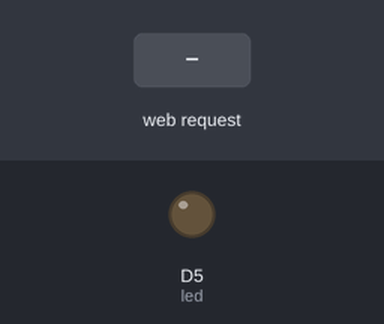
Simulated run of this sketch. Board: ESP8266 (NodeMCU). Shown: output pins drawn as LEDs (lit = HIGH). Inputs (shaded band) come from the test bench. WiFi joins after 1.5 s; servers stay silent unless stated; what the sketch prints to the serial monitor is not drawn.

Above: at 2.7 s.
2.8 s: HTTP request GET /ledon received
At 3.1 s:
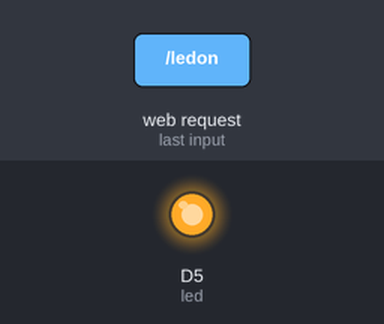
4.3 s: HTTP request GET /ledoff received
At 5.4 s:
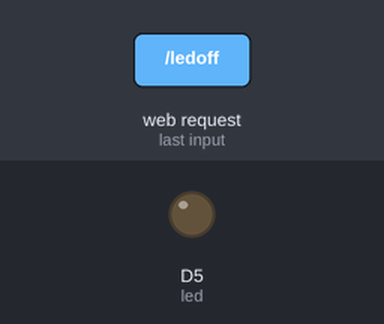
Timing chart, 0 to 7.3 s (numbered marks = the images above; inputs shaded):
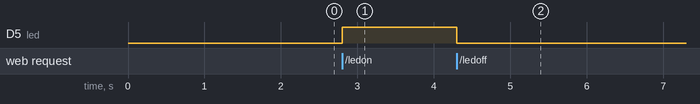

The sketch:

Nodeled.ino
```cpp
#include<ESP8266WiFi.h>

#define led D5

WiFiClient client;
WiFiServer server(80);

void setup() {
  // put your setup code here, to run once:
  Serial.begin(9600);
  WiFi.begin("WIFINAME", "WIFIPASS");
  while(WiFi.status()!= WL_CONNECTED)
  {
    Serial.print("##");
  }
  Serial.println();
  Serial.println("Node MCU Connected");
  Serial.println(WiFi.localIP());
  server.begin();
  pinMode(led, OUTPUT);
}

void loop() {
  // put your main code here, to run repeatedly:
  client = server.available();
  if(client == 1)
  {
    String request = client.readStringUntil('\n');
    Serial.println(request);
    request.trim();
    if(request == "GET /ledon HTTP/1.1")
    {
      Serial.print("ON");
      digitalWrite(led, HIGH);
    }
    else if(request == "GET /ledoff HTTP/1.1")
    {
      Serial.print("OFF");
      digitalWrite(led, LOW);
    }
  }
}
```

Measured:
- after the input at 2.8 s, D5 (led): LOW → HIGH at once
- after the input at 4.3 s, D5 (led): HIGH → LOW at once
